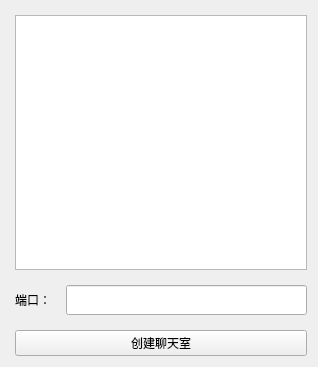
<?xml version="1.0" encoding="UTF-8"?>
<ui version="4.0">
 <class>TcpServer</class>
 <widget class="QWidget" name="TcpServer">
  <property name="geometry">
   <rect>
    <x>0</x>
    <y>0</y>
    <width>318</width>
    <height>367</height>
   </rect>
  </property>
  <property name="windowTitle">
   <string>Form</string>
  </property>
  <layout class="QVBoxLayout" name="verticalLayout">
   <property name="spacing">
    <number>15</number>
   </property>
   <property name="leftMargin">
    <number>15</number>
   </property>
   <property name="topMargin">
    <number>15</number>
   </property>
   <item>
    <widget class="QListWidget" name="listWidget"/>
   </item>
   <item>
    <layout class="QHBoxLayout" name="horizontalLayout">
     <item>
      <widget class="QLabel" name="label">
       <property name="minimumSize">
        <size>
         <width>0</width>
         <height>30</height>
        </size>
       </property>
       <property name="text">
        <string>端口：</string>
       </property>
      </widget>
     </item>
     <item>
      <widget class="QLineEdit" name="lEdtPort">
       <property name="minimumSize">
        <size>
         <width>0</width>
         <height>30</height>
        </size>
       </property>
      </widget>
     </item>
    </layout>
   </item>
   <item>
    <widget class="QPushButton" name="pBtnCreate">
     <property name="text">
      <string>创建聊天室</string>
     </property>
    </widget>
   </item>
  </layout>
 </widget>
 <resources/>
 <connections/>
</ui>
